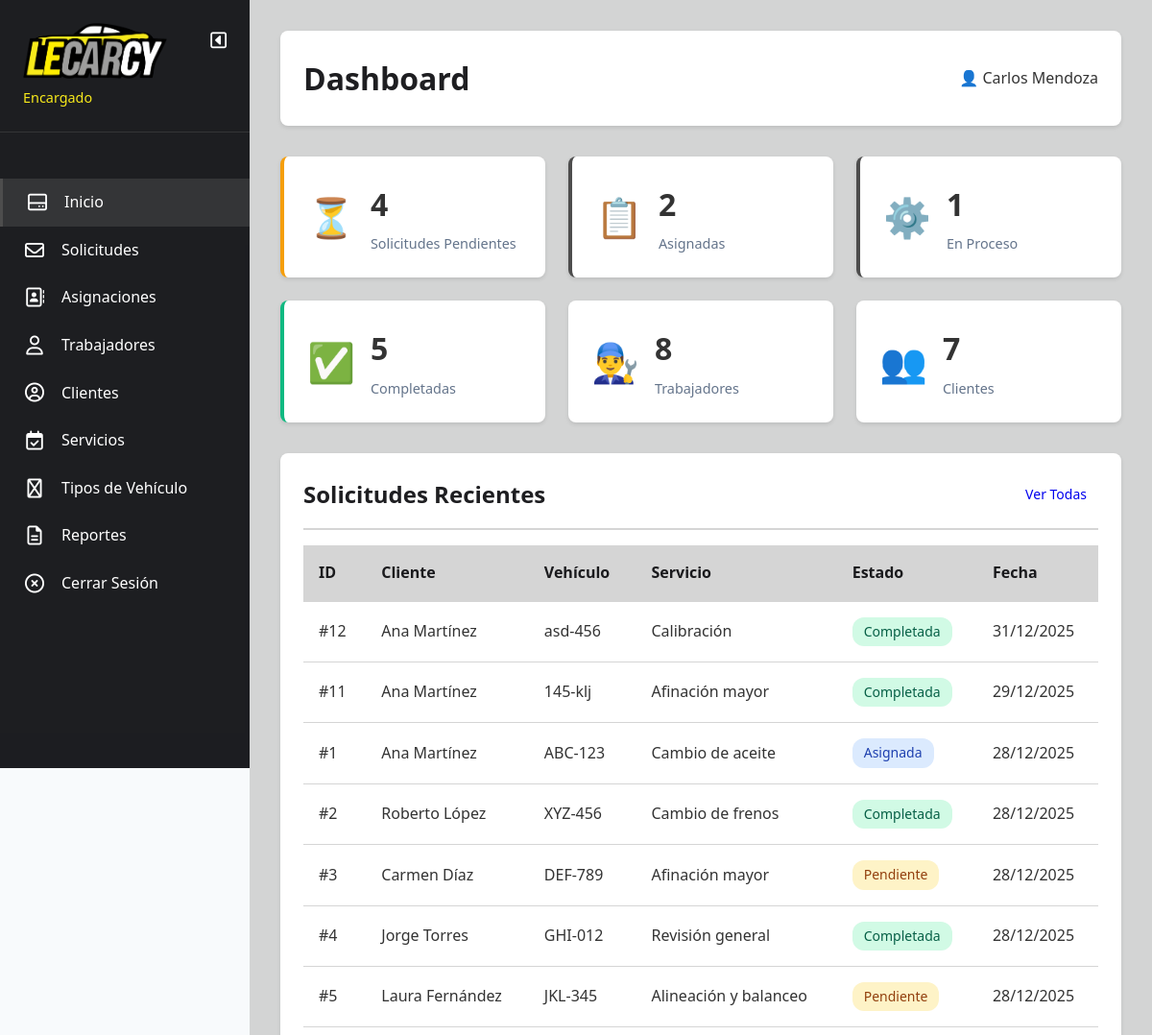
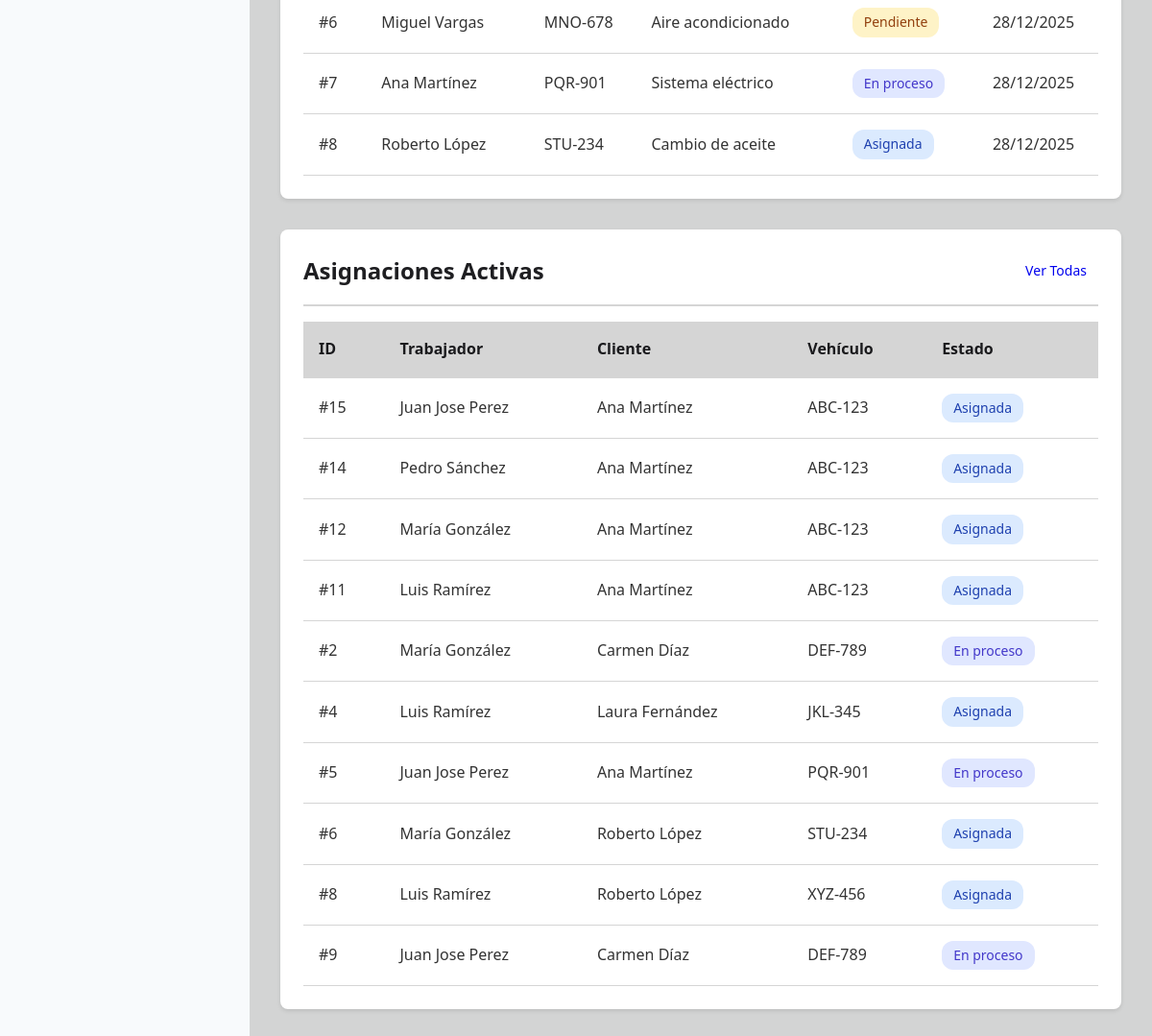
The app's page /mi_sistema/encargado/dashboard.php (signed in) with its own data (2 pictures, top to bottom).
### tables this page shows
CREATE TABLE `solicitudes` (
  `id` int(11) NOT NULL AUTO_INCREMENT,
  `cliente_id` int(11) NOT NULL,
  `tipo_vehiculo_id` int(11) NOT NULL,
  `servicio_id` int(11) NOT NULL,
  `marca_vehiculo` varchar(50) DEFAULT NULL,
  `modelo_vehiculo` varchar(50) DEFAULT NULL,
  `año_vehiculo` int(11) DEFAULT NULL,
  `placa_vehiculo` varchar(20) DEFAULT NULL,
  `descripcion_problema` text DEFAULT NULL,
  `estado` enum('pendiente','asignada','en_proceso','completada','cancelada') DEFAULT 'pendiente',
  `fecha_solicitud` datetime DEFAULT current_timestamp(),
  `fecha_actualizacion` datetime DEFAULT current_timestamp() ON UPDATE current_timestamp(),
  PRIMARY KEY (`id`),
  KEY `cliente_id` (`cliente_id`),
  KEY `tipo_vehiculo_id` (`tipo_vehiculo_id`),
  KEY `servicio_id` (`servicio_id`),
  CONSTRAINT `solicitudes_ibfk_1` FOREIGN KEY (`cliente_id`) REFERENCES `usuarios` (`id`),
  CONSTRAINT `solicitudes_ibfk_2` FOREIGN KEY (`tipo_vehiculo_id`) REFERENCES `tipos_vehiculo` (`id`),
  CONSTRAINT `solicitudes_ibfk_3` FOREIGN KEY (`servicio_id`) REFERENCES `servicios` (`id`)
);

CREATE TABLE `usuarios` (
  `id` int(11) NOT NULL AUTO_INCREMENT,
  `nombre` varchar(100) NOT NULL,
  `email` varchar(100) NOT NULL,
  `password` varchar(255) NOT NULL,
  `telefono` varchar(20) DEFAULT NULL,
  `rol_id` int(11) NOT NULL,
  `fecha_registro` datetime DEFAULT current_timestamp(),
  `activo` tinyint(1) DEFAULT 1,
  PRIMARY KEY (`id`),
  UNIQUE KEY `email` (`email`),
  KEY `rol_id` (`rol_id`),
  CONSTRAINT `usuarios_ibfk_1` FOREIGN KEY (`rol_id`) REFERENCES `roles` (`id`)
);

CREATE TABLE `servicios` (
  `id` int(11) NOT NULL AUTO_INCREMENT,
  `nombre` varchar(100) NOT NULL,
  `descripcion` text DEFAULT NULL,
  `precio_estimado` decimal(10,2) DEFAULT NULL,
  `duracion_estimada` int(11) DEFAULT NULL COMMENT 'Duración en horas',
  `fecha_creacion` datetime DEFAULT current_timestamp(),
  PRIMARY KEY (`id`)
);

CREATE TABLE `asignaciones` (
  `id` int(11) NOT NULL AUTO_INCREMENT,
  `solicitud_id` int(11) NOT NULL,
  `trabajador_id` int(11) NOT NULL,
  `encargado_id` int(11) NOT NULL,
  `fecha_asignacion` datetime DEFAULT current_timestamp(),
  `fecha_inicio` datetime DEFAULT NULL,
  `fecha_finalizacion` datetime DEFAULT NULL,
  `estado` enum('asignada','en_proceso','completada','cancelada') DEFAULT 'asignada',
  `observaciones` text DEFAULT NULL,
  PRIMARY KEY (`id`),
  KEY `solicitud_id` (`solicitud_id`),
  KEY `trabajador_id` (`trabajador_id`),
  KEY `encargado_id` (`encargado_id`),
  CONSTRAINT `asignaciones_ibfk_1` FOREIGN KEY (`solicitud_id`) REFERENCES `solicitudes` (`id`),
  CONSTRAINT `asignaciones_ibfk_2` FOREIGN KEY (`trabajador_id`) REFERENCES `usuarios` (`id`),
  CONSTRAINT `asignaciones_ibfk_3` FOREIGN KEY (`encargado_id`) REFERENCES `usuarios` (`id`)
);

### mi_sistema/encargado/dashboard.php (the view, shortened to what this page needs)
<?php
$db = Database::getInstance()->getConnection();
$stats = [
    'pendientes' => 0,
    'asignadas' => 0,
    'en_proceso' => 0,
    'completadas' => 0,
    'total_trabajadores' => 0,
    'total_clientes' => 0
];
$stmt = $db->query("SELECT COUNT(*) as total FROM solicitudes WHERE estado = 'pendiente'");
$stats['pendientes'] = $stmt->fetch()['total'];
$stmt = $db->query("SELECT COUNT(*) as total FROM solicitudes WHERE estado = 'asignada'");
$stats['asignadas'] = $stmt->fetch()['total'];
$stmt = $db->query("SELECT COUNT(*) as total FROM solicitudes WHERE estado = 'en_proceso'");
$stats['en_proceso'] = $stmt->fetch()['total'];
$stmt = $db->query("SELECT COUNT(*) as total FROM solicitudes WHERE estado = 'completada'");
$stats['completadas'] = $stmt->fetch()['total'];
$stmt = $db->query("SELECT COUNT(*) as total FROM usuarios WHERE rol_id = 2");
$stats['total_trabajadores'] = $stmt->fetch()['total'];
$stmt = $db->query("SELECT COUNT(*) as total FROM usuarios WHERE rol_id = 3");
$stats['total_clientes'] = $stmt->fetch()['total'];
$stmt = $db->query("
    SELECT s.*, u.nombre as cliente_nombre, srv.nombre as servicio_nombre, tv.nombre as tipo_vehiculo
    FROM solicitudes s
    INNER JOIN usuarios u ON s.cliente_id = u.id
    INNER JOIN servicios srv ON s.servicio_id = srv.id
    INNER JOIN tipos_vehiculo tv ON s.tipo_vehiculo_id = tv.id
    ORDER BY s.fecha_solicitud DESC
    LIMIT 10
");
$solicitudes_recientes = $stmt->fetchAll();
$stmt = $db->query("
    SELECT a.*, s.placa_vehiculo, t.nombre as trabajador_nombre, c.nombre as cliente_nombre
    FROM asignaciones a
    INNER JOIN solicitudes s ON a.solicitud_id = s.id
    INNER JOIN usuarios t ON a.trabajador_id = t.id
    INNER JOIN usuarios c ON s.cliente_id = c.id
    WHERE a.estado IN ('asignada', 'en_proceso')
    ORDER BY a.fecha_asignacion DESC
    LIMIT 10
");
$asignaciones_activas = $stmt->fetchAll();
?>
<!DOCTYPE html>
<html lang="es">
<head>
    <link rel="stylesheet" href="../assets/css/styles.css">
</head>
<body>
    <div class="dashboard-container">
        <?php include 'includes/sidebar.php'; ?>
        <main class="main-content">
            <header class="content-header">
                <h1>Dashboard</h1>
                <div class="user-info">
                    <span>👤 <?php echo $_SESSION['nombre']; ?></span>
                </div>
            </header>
            <div class="stats-grid">
                <div class="stat-card stat-warning">
                    <div class="stat-icon">⏳</div>
                    <div class="stat-details">
                        <h3><?php echo $stats['pendientes']; ?></h3>
                        <p>Solicitudes Pendientes</p>
                    </div>
                </div>
                <div class="stat-card stat-info">
                    <div class="stat-icon">📋</div>
                    <div class="stat-details">
                        <h3><?php echo $stats['asignadas']; ?></h3>
                        <p>Asignadas</p>
                    </div>
                </div>
                <div class="stat-card stat-primary">
                    <div class="stat-icon">⚙️</div>
                    <div class="stat-details">
                        <h3><?php echo $stats['en_proceso']; ?></h3>
                        <p>En Proceso</p>
                    </div>
                </div>
                <div class="stat-card stat-success">
                    <div class="stat-icon">✅</div>
                    <div class="stat-details">
                        <h3><?php echo $stats['completadas']; ?></h3>
                        <p>Completadas</p>
                    </div>
                </div>
                <div class="stat-card">
                    <div class="stat-icon">👨‍🔧</div>
                    <div class="stat-details">
                        <h3><?php echo $stats['total_trabajadores']; ?></h3>
                        <p>Trabajadores</p>
                    </div>
                </div>
                <div class="stat-card">
                    <div class="stat-icon">👥</div>
                    <div class="stat-details">
                        <h3><?php echo $stats['total_clientes']; ?></h3>
                        <p>Clientes</p>
                    </div>
                </div>
            </div>
            <div class="dashboard-grid">
                <div class="dashboard-section">
                    <div class="section-header">
                        <h2>Solicitudes Recientes</h2>
                        <a href="solicitudes.php" class="btn btn-sm">Ver Todas</a>
                    </div>
                    <div class="table-container">
                        <table>
                            <thead>
                                <tr>
                                    <th>ID</th>
                                    <th>Cliente</th>
                                    <th>Vehículo</th>
                                    <th>Servicio</th>
                                    <th>Estado</th>
                                    <th>Fecha</th>
                                </tr>
                            </thead>
                            <tbody>
                                <?php foreach ($solicitudes_recientes as $sol): ?>
                                    <tr>
                                        <td>#<?php echo $sol['id']; ?></td>
                                        <td><?php echo htmlspecialchars($sol['cliente_nombre']); ?></td>
                                        <td><?php echo htmlspecialchars($sol['placa_vehiculo']); ?></td>
                                        <td><?php echo htmlspecialchars($sol['servicio_nombre']); ?></td>
                                        <td><span
                                                class="badge badge-<?php echo $sol['estado']; ?>"><?php echo ucfirst(str_replace('_', ' ', $sol['estado'])); ?></span>
                                        </td>
                                        <td><?php echo date('d/m/Y', strtotime($sol['fecha_solicitud'])); ?></td>
                                    </tr>
                                <?php endforeach; ?>
                            </tbody>
                        </table>
                    </div>
                </div>
                <div class="dashboard-section">
                    <div class="section-header">
                        <h2>Asignaciones Activas</h2>
                        <a href="asignaciones.php" class="btn btn-sm">Ver Todas</a>
                    </div>
                    <div class="table-container">
                        <table>
                            <thead>
                                <tr>
                                    <th>ID</th>
                                    <th>Trabajador</th>
                                    <th>Cliente</th>
                                    <th>Vehículo</th>
                                    <th>Estado</th>
                                </tr>
                            </thead>
                            <tbody>
                                <?php foreach ($asignaciones_activas as $asig): ?>
                                    <tr>
                                        <td>#<?php echo $asig['id']; ?></td>
                                        <td><?php echo htmlspecialchars($asig['trabajador_nombre']); ?></td>
                                        <td><?php echo htmlspecialchars($asig['cliente_nombre']); ?></td>
                                        <td><?php echo htmlspecialchars($asig['placa_vehiculo']); ?></td>
                                        <td><span
                                                class="badge badge-<?php echo $asig['estado']; ?>"><?php echo ucfirst(str_replace('_', ' ', $asig['estado'])); ?></span>
                                        </td>
                                    </tr>
                                <?php endforeach; ?>
                            </tbody>
                        </table>
                    </div>
                </div>
            </div>
        </main>
    </div>
</body>
</html>

### mi_sistema/assets/css/styles.css (style rules this page uses)
* { margin: 0; padding: 0; box-sizing: border-box; }
:root { --primary: #4D4D4D; --secondary: #64748b; --success: #10b981; --warning: #f59e0b; --danger: #ef4444; --info: #4D4D4D; --dark: #040508e5; --light: #c9c9c9c5; --white: #ffffff; --amarillo: #f8ea1b; }
body { font-family: 'Segoe UI', Tahoma, Geneva, Verdana, sans-serif; line-height: 1.6; color: #333; background-color: #f8fafc; }
.dashboard-container { display: flex; min-height: 100vh; }
.main-content { flex: 1; margin-left: 260px; padding: 2rem; background: var(--light); min-height: 100vh; }
.content-header { display: flex; justify-content: space-between; align-items: center; margin-bottom: 2rem; background: var(--white); padding: 1.5rem; border-radius: 8px; box-shadow: 0 2px 4px rgba(0, 0, 0, 0.1); }
.content-header h1 { color: var(--dark); }
.user-info { display: flex; align-items: center; gap: 0.5rem; }
.stats-grid { display: grid; grid-template-columns: repeat(auto-fit, minmax(250px, 1fr)); gap: 1.5rem; margin-bottom: 2rem; }
.stat-card { background: var(--white); padding: 1.5rem; border-radius: 8px; box-shadow: 0 2px 4px rgba(0, 0, 0, 0.1); display: flex; align-items: center; gap: 1rem; }
.stat-icon { font-size: 2.5rem; }
.stat-details h3 { font-size: 2rem; margin-bottom: 0.25rem; }
.stat-details p { color: var(--secondary); font-size: 0.9rem; }
.stat-success { border-left: 4px solid var(--success); }
.stat-warning { border-left: 4px solid var(--warning); }
.stat-primary { border-left: 4px solid var(--primary); }
.stat-info { border-left: 4px solid var(--info); }
.dashboard-grid { display: grid; gap: 2rem; }
.dashboard-section { background: var(--white); padding: 1.5rem; border-radius: 8px; box-shadow: 0 2px 4px rgba(0, 0, 0, 0.1); }
.section-header { display: flex; justify-content: space-between; align-items: center; margin-bottom: 1rem; padding-bottom: 1rem; border-bottom: 2px solid var(--light); }
.section-header h2 { color: var(--dark); }
.table-container { overflow-x: auto; }
table { width: 100%; border-collapse: collapse; background: var(--white); }
thead { background: var(--light); }
th, td { padding: 1rem; text-align: left; border-bottom: 1px solid var(--light); }
th { font-weight: 600; color: var(--dark); }
.btn { display: inline-block; padding: 0.5rem 1rem; border: none; border-radius: 6px; cursor: pointer; font-size: 1rem; text-decoration: none; transition: all 0.3s; }
.btn-sm { padding: 0.25rem 0.75rem; font-size: 0.875rem; }
.badge { display: inline-block; padding: 0.25rem 0.75rem; border-radius: 12px; font-size: 0.875rem; font-weight: 500; }
.badge-pendiente { background: #fef3c7; color: #92400e; }
.badge-asignada { background: #dbeafe; color: #1e40af; }
.badge-en_proceso { background: #e0e7ff; color: #4338ca; }
.badge-completada { background: #d1fae5; color: #065f46; }
.main-content { transition: margin-left 0.3s ease; }

### records on screen
solicitudes: id "12", cliente.nombre "Ana Martínez", placa_vehiculo "asd-456", servicio.nombre "Calibración", estado "Completada", fecha_solicitud "31/12/2025"
solicitudes: id "11", cliente.nombre "Ana Martínez", placa_vehiculo "145-klj", servicio.nombre "Afinación mayor", estado "Completada", fecha_solicitud "29/12/2025"
solicitudes: id "1", cliente.nombre "Ana Martínez", placa_vehiculo "ABC-123", servicio.nombre "Cambio de aceite", estado "Asignada", fecha_solicitud "28/12/2025"
solicitudes: id "2", cliente.nombre "Roberto López", placa_vehiculo "XYZ-456", servicio.nombre "Cambio de frenos", estado "Completada", fecha_solicitud "28/12/2025"
solicitudes: id "3", cliente.nombre "Carmen Díaz", placa_vehiculo "DEF-789", servicio.nombre "Afinación mayor", estado "Pendiente", fecha_solicitud "28/12/2025"
solicitudes: id "4", cliente.nombre "Jorge Torres", placa_vehiculo "GHI-012", servicio.nombre "Revisión general", estado "Completada", fecha_solicitud "28/12/2025"
solicitudes: id "5", cliente.nombre "Laura Fernández", placa_vehiculo "JKL-345", servicio.nombre "Alineación y balanceo", estado "Pendiente", fecha_solicitud "28/12/2025"
solicitudes: id "6", cliente.nombre "Miguel Vargas", placa_vehiculo "MNO-678", servicio.nombre "Aire acondicionado", estado "Pendiente", fecha_solicitud "28/12/2025"
solicitudes: id "7", cliente.nombre "Ana Martínez", placa_vehiculo "PQR-901", servicio.nombre "Sistema eléctrico", estado "En proceso", fecha_solicitud "28/12/2025"
solicitudes: id "8", cliente.nombre "Roberto López", placa_vehiculo "STU-234", servicio.nombre "Cambio de aceite", estado "Asignada", fecha_solicitud "28/12/2025"
asignaciones: id "15", trabajador.nombre "Juan Jose Perez", usuarios.nombre "Ana Martínez", solicitud.placa_vehiculo "ABC-123", estado "Asignada"
asignaciones: id "14", trabajador.nombre "Pedro Sánchez", usuarios.nombre "Ana Martínez", solicitud.placa_vehiculo "ABC-123", estado "Asignada"
asignaciones: id "12", trabajador.nombre "María González", usuarios.nombre "Ana Martínez", solicitud.placa_vehiculo "ABC-123", estado "Asignada"
asignaciones: id "11", trabajador.nombre "Luis Ramírez", usuarios.nombre "Ana Martínez", solicitud.placa_vehiculo "ABC-123", estado "Asignada"
asignaciones: id "2", trabajador.nombre "María González", usuarios.nombre "Carmen Díaz", solicitud.placa_vehiculo "DEF-789", estado "En proceso"
asignaciones: id "4", trabajador.nombre "Luis Ramírez", usuarios.nombre "Laura Fernández", solicitud.placa_vehiculo "JKL-345", estado "Asignada"
asignaciones: id "5", trabajador.nombre "Juan Jose Perez", usuarios.nombre "Ana Martínez", solicitud.placa_vehiculo "PQR-901", estado "En proceso"
asignaciones: id "6", trabajador.nombre "María González", usuarios.nombre "Roberto López", solicitud.placa_vehiculo "STU-234", estado "Asignada"
asignaciones: id "8", trabajador.nombre "Luis Ramírez", usuarios.nombre "Roberto López", solicitud.placa_vehiculo "XYZ-456", estado "Asignada"
asignaciones: id "9", trabajador.nombre "Juan Jose Perez", usuarios.nombre "Carmen Díaz", solicitud.placa_vehiculo "DEF-789", estado "En proceso"

### other values on screen
$_SESSION['nombre'] "Carlos Mendoza"
$stats['pendientes'] "4"
$stats['asignadas'] "2"
$stats['en_proceso'] "1"
$stats['completadas'] "5"
$stats['total_trabajadores'] "8"
$stats['total_clientes'] "7"
